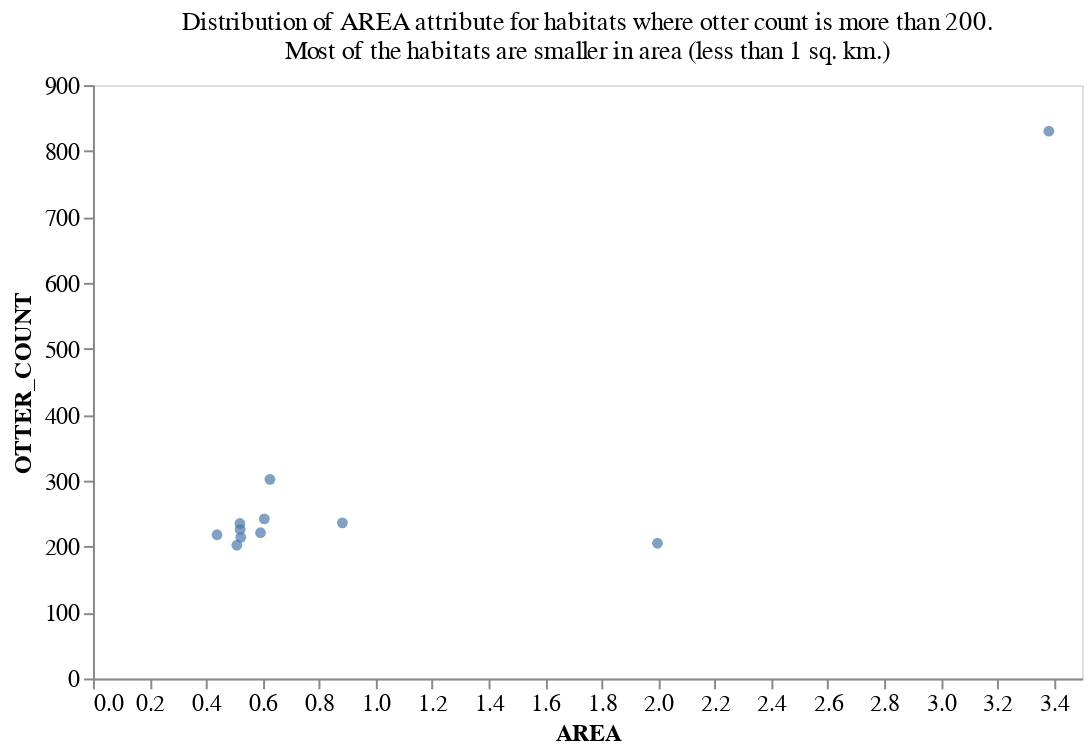

The notebook cell this image was saved under:
### Code cell
habitat_properties = habitat_properties_given_min_otter(hab_groups,threshold=200)
otter_area_groups = habitat_properties.groupby('AREA')['AREA','OTTER_COUNT'].head()

title = 'Distribution of AREA attribute for habitats where otter count is more than 200.:\
Most of the habitats are smaller in area (less than 1 sq. km.)'
area_distribution_plot(otter_area_groups,title)

### Figure 1 — Vega-Lite specification as saved in the notebook (floating-point values rounded to 4 significant figures)
{"config": {"view": {"continuousWidth": 400, "continuousHeight": 300}, "axis": {"grid": false, "labelFontSize": 12, "titleFontSize": 12}, "legend": {"labelFontSize": 12, "titleFontSize": 12}, "title": {"fontSize": 13, "fontWeight": "normal"}}, "data": {"name": "data-77a3d61e483d3dd96c2f44f22599f2d6"}, "mark": "circle", "encoding": {"x": {"type": "quantitative", "field": "AREA"}, "y": {"type": "quantitative", "field": "OTTER_COUNT"}}, "height": 300, "title": {"text": ["Distribution of AREA attribute for habitats where otter count is more than 200.", "Most of the habitats are smaller in area (less than 1 sq. km.)"]}, "width": 500, "$schema": "https://vega.github.io/schema/vega-lite/v4.8.1.json", "datasets": {"data-77a3d61e483d3dd96c2f44f22599f2d6": [{"AREA": 3.383, "OTTER_COUNT": 830.0}, {"AREA": 0.8828, "OTTER_COUNT": 236.0}, {"AREA": 0.593, "OTTER_COUNT": 221.0}, {"AREA": 0.6064, "OTTER_COUNT": 242.0}, {"AREA": 0.5092, "OTTER_COUNT": 202.0}, {"AREA": 0.5233, "OTTER_COUNT": 214.0}, {"AREA": 0.6262, "OTTER_COUNT": 302.0}, {"AREA": 0.439, "OTTER_COUNT": 218.0}, {"AREA": 0.5199, "OTTER_COUNT": 235.0}, {"AREA": 0.5209, "OTTER_COUNT": 226.0}, {"AREA": 1.998, "OTTER_COUNT": 205.0}]}}
